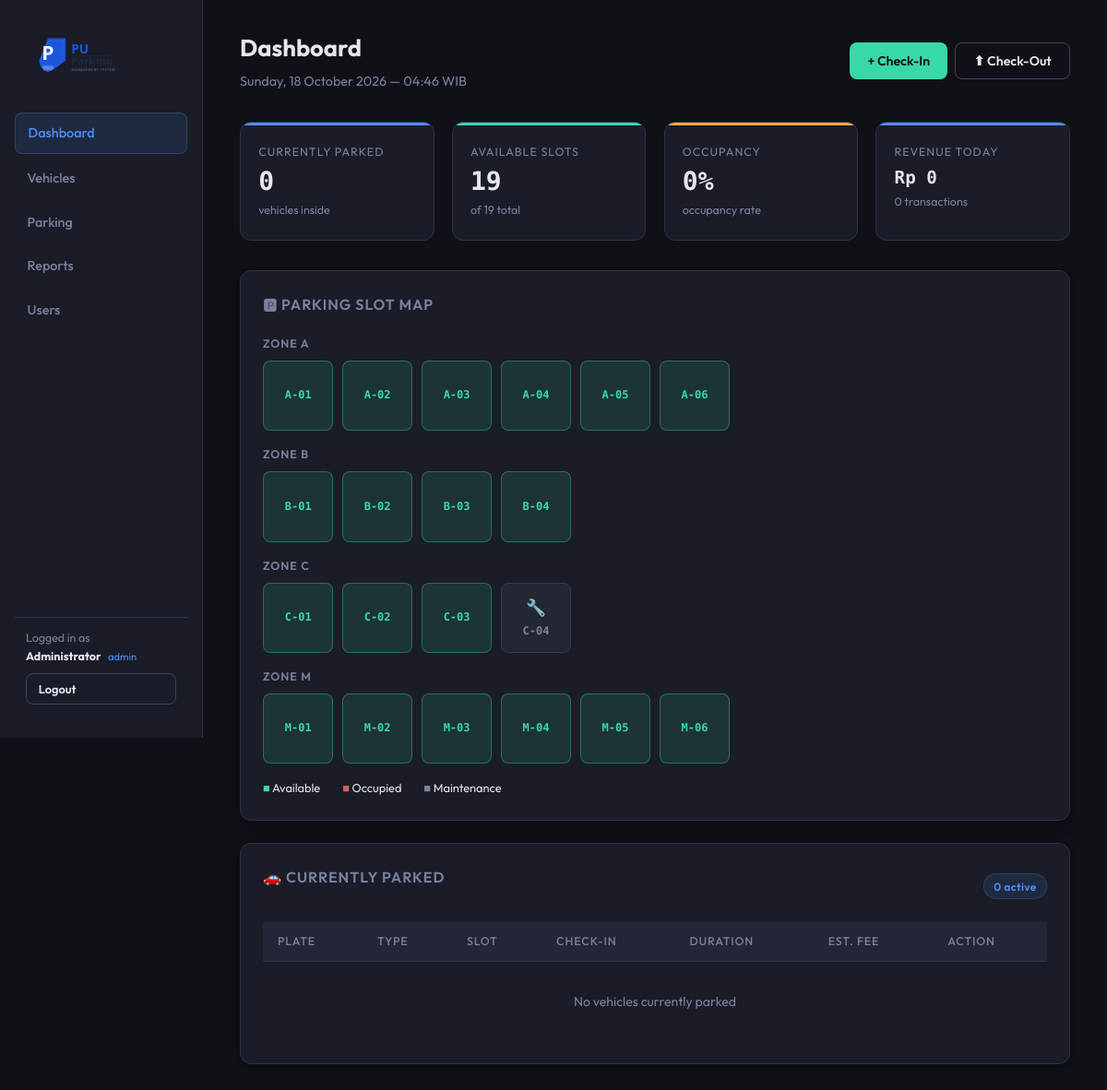
The app's page /parking_system/index.php (signed in) with its own data.
### tables this page shows
CREATE TABLE parking_slots (
    slot_id     INT PRIMARY KEY AUTO_INCREMENT,
    slot_code   VARCHAR(10)  NOT NULL UNIQUE,   
    zone        VARCHAR(10)  NOT NULL,          
    floor       TINYINT      NOT NULL DEFAULT 1,
    slot_status ENUM('available','occupied','reserved','maintenance') DEFAULT 'available',
    type_id     INT          NULL,              
    CONSTRAINT fk_slot_type FOREIGN KEY (type_id) REFERENCES vehicle_types(type_id)
);

### parking_system/includes/auth.php (called while the page is built, shortened)
<?php
function current_user(): array {
    return [
        'id'       => $_SESSION['operator_id']   ?? null,
        'username' => $_SESSION['operator_username'] ?? '',
        'name'     => $_SESSION['operator_name']  ?? '',
        'role'     => $_SESSION['operator_role']  ?? '',
    ];
}

### parking_system/includes/helpers.php (called while the page is built, shortened)
<?php
function formatRupiah(float $amount): string {
    return 'Rp ' . number_format($amount, 0, ',', '.');
}
function getDashboardStats(): array {
    $db = getDB();
    $stats = [];
    $stats['active'] = (int) $db->query(
        "SELECT COUNT(*) FROM parking_transactions WHERE check_out_time IS NULL"
    )->fetchColumn();
    $stats['available'] = (int) $db->query(
        "SELECT COUNT(*) FROM parking_slots WHERE slot_status = 'available'"
    )->fetchColumn();
    $stats['total_slots'] = (int) $db->query(
        "SELECT COUNT(*) FROM parking_slots WHERE slot_status != 'maintenance'"
    )->fetchColumn();
    $stats['revenue_today'] = (float) $db->query(
        "SELECT COALESCE(SUM(fee_total),0) FROM parking_transactions
         WHERE DATE(check_out_time) = CURDATE() AND payment_status = 'paid'"
    )->fetchColumn();
    $stats['txn_today'] = (int) $db->query(
        "SELECT COUNT(*) FROM parking_transactions WHERE DATE(check_in_time) = CURDATE()"
    )->fetchColumn();
    return $stats;
}
function getActiveParking(): array {
    $db = getDB();
    return $db->query(
        "SELECT t.transaction_id, v.plate_number, vt.type_name,
                t.check_in_time, s.slot_code, s.zone,
                vt.rate_per_hour, v.brand, v.color
         FROM parking_transactions t
         JOIN vehicles v        ON t.vehicle_id = v.vehicle_id
         JOIN vehicle_types vt  ON v.type_id    = vt.type_id
         JOIN parking_slots s   ON t.slot_id    = s.slot_id
         WHERE t.check_out_time IS NULL
         ORDER BY t.check_in_time DESC"
    )->fetchAll();
}

### parking_system/index.php (the view, shortened to what this page needs)
<?php
require_once __DIR__ . '/includes/auth.php';
require_once __DIR__ . '/includes/helpers.php';
$user = current_user();
$stats  = getDashboardStats();
$active = getActiveParking();
?>
<!DOCTYPE html>
<html lang="en">
<head>
  <link rel="stylesheet" href="css/style.css">
</head>
<body>
<div class="app-container">
  <aside class="sidebar">
    <div class="brand" style="padding:.5rem .75rem 1.2rem;">
      <img src="images/logo.svg" alt="PU Parking"
           style="width:100%;max-width:180px;display:block;margin:0 auto">
    </div>
    <nav>
      <a href="index.php" class="active"> Dashboard</a>
      <a href="pages/vehicles.php"> Vehicles</a>
      <a href="pages/parking.php"> Parking</a>
      <a href="reports/report.php"> Reports</a>
      <?php if ($user['role'] === 'admin'): ?>
      <a href="pages/users.php"> Users</a>
      <?php endif; ?>
    </nav>
    <div style="margin-top:auto;padding:.75rem;border-top:1px solid var(--border)">
      <div style="font-size:.78rem;color:var(--muted);margin-bottom:.5rem">
        Logged in as<br>
        <strong style="color:var(--text)"><?= htmlspecialchars($user['name']) ?></strong>
        <span style="color:var(--accent);font-size:.7rem;margin-left:.3rem"><?= $user['role'] ?></span>
      </div>
      <a href="auth/logout.php" class="btn btn-outline btn-sm w-full" style="text-align:center">Logout</a>
    </div>
  </aside>
  <main class="main-content">
    <div class="page-header flex-between">
      <div>
        <h1>Dashboard</h1>
        <p class="text-muted"><?= date('l, d F Y — H:i') ?> WIB</p>
      </div>
      <div class="flex gap-1">
        <button class="btn btn-success" onclick="openCheckin()">+ Check-In</button>
        <button class="btn btn-outline" onclick="openCheckout()">⬆ Check-Out</button>
      </div>
    </div>
    <div class="stats-grid">
      <div class="stat-card">
        <div class="stat-label">Currently Parked</div>
        <div class="stat-value"><?= $stats['active'] ?></div>
        <div class="stat-sub">vehicles inside</div>
      </div>
      <div class="stat-card green">
        <div class="stat-label">Available Slots</div>
        <div class="stat-value"><?= $stats['available'] ?></div>
        <div class="stat-sub">of <?= $stats['total_slots'] ?> total</div>
      </div>
      <div class="stat-card warning">
        <div class="stat-label">Occupancy</div>
        <div class="stat-value"><?= $stats['total_slots'] > 0 ? round(($stats['total_slots'] - $stats['available']) / $stats['total_slots'] * 100) : 0 ?>%</div>
        <div class="stat-sub">occupancy rate</div>
      </div>
      <div class="stat-card">
        <div class="stat-label">Revenue Today</div>
        <div class="stat-value" style="font-size:1.2rem"><?= formatRupiah($stats['revenue_today']) ?></div>
        <div class="stat-sub"><?= $stats['txn_today'] ?> transactions</div>
      </div>
    </div>
    <div class="card">
      <h3>🅿 Parking Slot Map</h3>
      <div id="slot-map">
        <?php
        $db = getDB();
        $allSlots = $db->query("SELECT slot_code, zone, slot_status FROM parking_slots ORDER BY zone, slot_code")->fetchAll();
        $zones = [];
        foreach ($allSlots as $s) $zones[$s['zone']][] = $s;
        foreach ($zones as $zone => $zSlots): ?>
        <div style="margin-bottom:1rem">
          <div style="font-size:.78rem;font-weight:600;color:var(--muted);text-transform:uppercase;letter-spacing:.08em;margin-bottom:.5rem">Zone <?= $zone ?></div>
          <div class="slot-grid">
            <?php foreach ($zSlots as $sl):
              $cls = $sl['slot_status'];
              $icon = $cls === 'occupied' ? '🚗' : ($cls === 'maintenance' ? '🔧' : '');
            ?>
            <div class="slot-item <?= $cls ?>">
              <?php if ($icon): ?><div class="slot-icon"><?= $icon ?></div><?php endif; ?>
              <?= htmlspecialchars($sl['slot_code']) ?>
            </div>
            <?php endforeach; ?>
          </div>
        </div>
        <?php endforeach; ?>
      </div>
      <div style="display:flex;gap:1.5rem;margin-top:1rem;font-size:.8rem">
        <span><span style="color:var(--accent-2)">■</span> Available</span>
        <span><span style="color:var(--danger)">■</span> Occupied</span>
        <span><span style="color:var(--muted)">■</span> Maintenance</span>
      </div>
    </div>
    <div class="card">
      <div class="flex-between mb-2">
        <h3>🚗 Currently Parked</h3>
        <span class="badge badge-blue"><?= count($active) ?> active</span>
      </div>
      <div style="overflow-x:auto">
        <table class="data-table">
          <thead>
            <tr>
              <th>Plate</th><th>Type</th><th>Slot</th>
              <th>Check-In</th><th>Duration</th><th>Est. Fee</th><th>Action</th>
            </tr>
          </thead>
          <tbody>
            <?php if (empty($active)): ?>
            <tr><td colspan="7" style="text-align:center;color:var(--muted);padding:2rem">No vehicles currently parked</td></tr>
            <?php else: foreach ($active as $v):
              $now     = new DateTime();
              $in      = new DateTime($v['check_in_time']);
              $diffMin = max(1, ceil(($now->getTimestamp() - $in->getTimestamp()) / 60));
              $diffHrs = max(1, ceil($diffMin / 60));
              $estFee  = $diffHrs * $v['rate_per_hour'];
            ?>
            <tr>
              <td><span class="plate"><?= htmlspecialchars($v['plate_number']) ?></span></td>
              <td><?= htmlspecialchars($v['type_name']) ?></td>
              <td><span class="badge badge-green"><?= htmlspecialchars($v['slot_code']) ?></span></td>
              <td class="text-mono" style="font-size:.82rem"><?= date('d/m H:i', strtotime($v['check_in_time'])) ?></td>
              <td class="text-warning"><?= $diffHrs ?>h <?= $diffMin % 60 ?>m</td>
              <td class="text-accent"><?= formatRupiah($estFee) ?></td>
              <td>
                <button class="btn btn-danger btn-sm"
                  onclick="doCheckout(<?= $v['transaction_id'] ?>, '<?= htmlspecialchars($v['plate_number']) ?>')">
                  Check-Out
                </button>
              </td>
            </tr>
            <?php endforeach; endif; ?>
          </tbody>
        </table>
      </div>
    </div>
  </main>
</div>
</body>
</html>

### records on screen
parking_slots: slot_code "A-01"
parking_slots: slot_code "A-02"
parking_slots: slot_code "A-03"
parking_slots: slot_code "A-04"
parking_slots: slot_code "A-05"
parking_slots: slot_code "A-06"
parking_slots: slot_code "B-01"
parking_slots: slot_code "B-02"
parking_slots: slot_code "B-03"
parking_slots: slot_code "B-04"
parking_slots: slot_code "C-01"
parking_slots: slot_code "C-02"
parking_slots: slot_code "C-03"
parking_slots: slot_status "🔧", slot_code "C-04"
parking_slots: slot_code "M-01"
parking_slots: slot_code "M-02"
parking_slots: slot_code "M-03"
parking_slots: slot_code "M-04"
parking_slots: slot_code "M-05"
parking_slots: slot_code "M-06"

### other values on screen
$user['name'] "Administrator"
$user['role'] "admin"
$stats['active'] "0"
$stats['available'] "19"
$stats['total_slots'] "19"
formatRupiah($stats['revenue_today']) "Rp 0"
$stats['txn_today'] "0"
$zone "A"
$zone "B"
$zone "C"
$zone "M"
count($active) "0"
